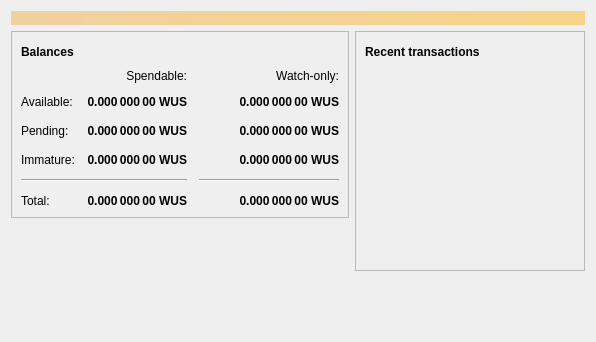
<?xml version="1.0" encoding="UTF-8"?>
<ui version="4.0">
 <class>OverviewPage</class>
 <widget class="QWidget" name="OverviewPage">
  <property name="geometry">
   <rect>
    <x>0</x>
    <y>0</y>
    <width>596</width>
    <height>342</height>
   </rect>
  </property>
  <property name="windowTitle">
   <string>Form</string>
  </property>
  <layout class="QVBoxLayout" name="topLayout">
   <item>
    <widget class="QLabel" name="labelAlerts">
     <property name="visible">
      <bool>false</bool>
     </property>
     <property name="styleSheet">
      <string notr="true">QLabel { background-color: qlineargradient(x1: 0, y1: 0, x2: 1, y2: 0, stop:0 #F0D0A0, stop:1 #F8D488); color:#000000; }</string>
     </property>
     <property name="wordWrap">
      <bool>true</bool>
     </property>
     <property name="margin">
      <number>3</number>
     </property>
     <property name="textInteractionFlags">
      <set>Qt::TextSelectableByMouse</set>
     </property>
    </widget>
   </item>
   <item>
    <layout class="QHBoxLayout" name="horizontalLayout" stretch="1,1">
     <item>
      <layout class="QVBoxLayout" name="verticalLayout_2">
       <item>
        <widget class="QFrame" name="frame">
         <property name="frameShape">
          <enum>QFrame::StyledPanel</enum>
         </property>
         <property name="frameShadow">
          <enum>QFrame::Raised</enum>
         </property>
         <layout class="QVBoxLayout" name="verticalLayout_4">
          <item>
           <layout class="QHBoxLayout" name="horizontalLayout_4">
            <item>
             <widget class="QLabel" name="label_5">
              <property name="font">
               <font>
                <weight>75</weight>
                <bold>true</bold>
               </font>
              </property>
              <property name="text">
               <string>Balances</string>
              </property>
             </widget>
            </item>
            <item>
             <widget class="QPushButton" name="labelWalletStatus">
              <property name="enabled">
               <bool>true</bool>
              </property>
              <property name="maximumSize">
               <size>
                <width>30</width>
                <height>16777215</height>
               </size>
              </property>
              <property name="toolTip">
               <string>The displayed information may be out of date. Your wallet automatically synchronizes with the Wusion network after a connection is established, but this process has not completed yet.</string>
              </property>
              <property name="text">
               <string/>
              </property>
              <property name="icon">
               <iconset resource="../bitcoin.qrc">
                <normaloff>:/icons/warning</normaloff>
                <disabledoff>:/icons/warning</disabledoff>:/icons/warning</iconset>
              </property>
              <property name="iconSize">
               <size>
                <width>24</width>
                <height>24</height>
               </size>
              </property>
              <property name="flat">
               <bool>true</bool>
              </property>
             </widget>
            </item>
            <item>
             <spacer name="horizontalSpacer_3">
              <property name="orientation">
               <enum>Qt::Horizontal</enum>
              </property>
              <property name="sizeHint" stdset="0">
               <size>
                <width>40</width>
                <height>20</height>
               </size>
              </property>
             </spacer>
            </item>
           </layout>
          </item>
          <item>
           <layout class="QGridLayout" name="gridLayout">
            <property name="spacing">
             <number>12</number>
            </property>
            <item row="2" column="2">
             <widget class="QLabel" name="labelWatchPending">
              <property name="font">
               <font>
                <weight>75</weight>
                <bold>true</bold>
               </font>
              </property>
              <property name="cursor">
               <cursorShape>IBeamCursor</cursorShape>
              </property>
              <property name="toolTip">
               <string>Unconfirmed transactions to watch-only addresses</string>
              </property>
              <property name="text">
               <string notr="true">0.000 000 00 WUS</string>
              </property>
              <property name="alignment">
               <set>Qt::AlignRight|Qt::AlignTrailing|Qt::AlignVCenter</set>
              </property>
              <property name="textInteractionFlags">
               <set>Qt::LinksAccessibleByMouse|Qt::TextSelectableByKeyboard|Qt::TextSelectableByMouse</set>
              </property>
             </widget>
            </item>
            <item row="2" column="1">
             <widget class="QLabel" name="labelUnconfirmed">
              <property name="font">
               <font>
                <weight>75</weight>
                <bold>true</bold>
               </font>
              </property>
              <property name="cursor">
               <cursorShape>IBeamCursor</cursorShape>
              </property>
              <property name="toolTip">
               <string>Total of transactions that have yet to be confirmed, and do not yet count toward the spendable balance</string>
              </property>
              <property name="text">
               <string notr="true">0.000 000 00 WUS</string>
              </property>
              <property name="alignment">
               <set>Qt::AlignRight|Qt::AlignTrailing|Qt::AlignVCenter</set>
              </property>
              <property name="textInteractionFlags">
               <set>Qt::LinksAccessibleByMouse|Qt::TextSelectableByKeyboard|Qt::TextSelectableByMouse</set>
              </property>
             </widget>
            </item>
            <item row="3" column="2">
             <widget class="QLabel" name="labelWatchImmature">
              <property name="font">
               <font>
                <weight>75</weight>
                <bold>true</bold>
               </font>
              </property>
              <property name="cursor">
               <cursorShape>IBeamCursor</cursorShape>
              </property>
              <property name="toolTip">
               <string>Mined balance in watch-only addresses that has not yet matured</string>
              </property>
              <property name="text">
               <string notr="true">0.000 000 00 WUS</string>
              </property>
              <property name="alignment">
               <set>Qt::AlignRight|Qt::AlignTrailing|Qt::AlignVCenter</set>
              </property>
              <property name="textInteractionFlags">
               <set>Qt::LinksAccessibleByMouse|Qt::TextSelectableByKeyboard|Qt::TextSelectableByMouse</set>
              </property>
             </widget>
            </item>
            <item row="4" column="0" colspan="2">
             <widget class="Line" name="line">
              <property name="orientation">
               <enum>Qt::Horizontal</enum>
              </property>
             </widget>
            </item>
            <item row="4" column="2">
             <widget class="Line" name="lineWatchBalance">
              <property name="sizePolicy">
               <sizepolicy hsizetype="Preferred" vsizetype="Fixed">
                <horstretch>0</horstretch>
                <verstretch>0</verstretch>
               </sizepolicy>
              </property>
              <property name="minimumSize">
               <size>
                <width>140</width>
                <height>0</height>
               </size>
              </property>
              <property name="orientation">
               <enum>Qt::Horizontal</enum>
              </property>
             </widget>
            </item>
            <item row="5" column="0">
             <widget class="QLabel" name="labelTotalText">
              <property name="text">
               <string>Total:</string>
              </property>
             </widget>
            </item>
            <item row="3" column="1">
             <widget class="QLabel" name="labelImmature">
              <property name="font">
               <font>
                <weight>75</weight>
                <bold>true</bold>
               </font>
              </property>
              <property name="cursor">
               <cursorShape>IBeamCursor</cursorShape>
              </property>
              <property name="toolTip">
               <string>Mined balance that has not yet matured</string>
              </property>
              <property name="text">
               <string notr="true">0.000 000 00 WUS</string>
              </property>
              <property name="alignment">
               <set>Qt::AlignRight|Qt::AlignTrailing|Qt::AlignVCenter</set>
              </property>
              <property name="textInteractionFlags">
               <set>Qt::LinksAccessibleByMouse|Qt::TextSelectableByKeyboard|Qt::TextSelectableByMouse</set>
              </property>
             </widget>
            </item>
            <item row="2" column="3">
             <spacer name="horizontalSpacer_2">
              <property name="orientation">
               <enum>Qt::Horizontal</enum>
              </property>
              <property name="sizeHint" stdset="0">
               <size>
                <width>40</width>
                <height>20</height>
               </size>
              </property>
             </spacer>
            </item>
            <item row="3" column="0">
             <widget class="QLabel" name="labelImmatureText">
              <property name="text">
               <string>Immature:</string>
              </property>
             </widget>
            </item>
            <item row="5" column="1">
             <widget class="QLabel" name="labelTotal">
              <property name="font">
               <font>
                <weight>75</weight>
                <bold>true</bold>
               </font>
              </property>
              <property name="cursor">
               <cursorShape>IBeamCursor</cursorShape>
              </property>
              <property name="toolTip">
               <string>Your current total balance</string>
              </property>
              <property name="text">
               <string notr="true">0.000 000 00 WUS</string>
              </property>
              <property name="alignment">
               <set>Qt::AlignRight|Qt::AlignTrailing|Qt::AlignVCenter</set>
              </property>
              <property name="textInteractionFlags">
               <set>Qt::LinksAccessibleByMouse|Qt::TextSelectableByKeyboard|Qt::TextSelectableByMouse</set>
              </property>
             </widget>
            </item>
            <item row="5" column="2">
             <widget class="QLabel" name="labelWatchTotal">
              <property name="font">
               <font>
                <weight>75</weight>
                <bold>true</bold>
               </font>
              </property>
              <property name="cursor">
               <cursorShape>IBeamCursor</cursorShape>
              </property>
              <property name="toolTip">
               <string>Current total balance in watch-only addresses</string>
              </property>
              <property name="text">
               <string notr="true">0.000 000 00 WUS</string>
              </property>
              <property name="alignment">
               <set>Qt::AlignRight|Qt::AlignTrailing|Qt::AlignVCenter</set>
              </property>
              <property name="textInteractionFlags">
               <set>Qt::LinksAccessibleByMouse|Qt::TextSelectableByKeyboard|Qt::TextSelectableByMouse</set>
              </property>
             </widget>
            </item>
            <item row="0" column="2">
             <widget class="QLabel" name="labelWatchonly">
              <property name="text">
               <string>Watch-only:</string>
              </property>
              <property name="alignment">
               <set>Qt::AlignRight|Qt::AlignTrailing|Qt::AlignVCenter</set>
              </property>
             </widget>
            </item>
            <item row="1" column="0">
             <widget class="QLabel" name="labelBalanceText">
              <property name="text">
               <string>Available:</string>
              </property>
             </widget>
            </item>
            <item row="1" column="1">
             <widget class="QLabel" name="labelBalance">
              <property name="font">
               <font>
                <weight>75</weight>
                <bold>true</bold>
               </font>
              </property>
              <property name="cursor">
               <cursorShape>IBeamCursor</cursorShape>
              </property>
              <property name="toolTip">
               <string>Your current spendable balance</string>
              </property>
              <property name="text">
               <string notr="true">0.000 000 00 WUS</string>
              </property>
              <property name="alignment">
               <set>Qt::AlignRight|Qt::AlignTrailing|Qt::AlignVCenter</set>
              </property>
              <property name="textInteractionFlags">
               <set>Qt::LinksAccessibleByMouse|Qt::TextSelectableByKeyboard|Qt::TextSelectableByMouse</set>
              </property>
             </widget>
            </item>
            <item row="1" column="2">
             <widget class="QLabel" name="labelWatchAvailable">
              <property name="font">
               <font>
                <weight>75</weight>
                <bold>true</bold>
               </font>
              </property>
              <property name="cursor">
               <cursorShape>IBeamCursor</cursorShape>
              </property>
              <property name="toolTip">
               <string>Your current balance in watch-only addresses</string>
              </property>
              <property name="text">
               <string notr="true">0.000 000 00 WUS</string>
              </property>
              <property name="alignment">
               <set>Qt::AlignRight|Qt::AlignTrailing|Qt::AlignVCenter</set>
              </property>
              <property name="textInteractionFlags">
               <set>Qt::LinksAccessibleByMouse|Qt::TextSelectableByKeyboard|Qt::TextSelectableByMouse</set>
              </property>
             </widget>
            </item>
            <item row="2" column="0">
             <widget class="QLabel" name="labelPendingText">
              <property name="text">
               <string>Pending:</string>
              </property>
             </widget>
            </item>
            <item row="0" column="1">
             <widget class="QLabel" name="labelSpendable">
              <property name="text">
               <string>Spendable:</string>
              </property>
              <property name="alignment">
               <set>Qt::AlignRight|Qt::AlignTrailing|Qt::AlignVCenter</set>
              </property>
             </widget>
            </item>
           </layout>
          </item>
         </layout>
        </widget>
       </item>
       <item>
        <spacer name="verticalSpacer">
         <property name="orientation">
          <enum>Qt::Vertical</enum>
         </property>
         <property name="sizeHint" stdset="0">
          <size>
           <width>20</width>
           <height>40</height>
          </size>
         </property>
        </spacer>
       </item>
      </layout>
     </item>
     <item>
      <layout class="QVBoxLayout" name="verticalLayout_3">
       <item>
        <widget class="QFrame" name="frame_2">
         <property name="frameShape">
          <enum>QFrame::StyledPanel</enum>
         </property>
         <property name="frameShadow">
          <enum>QFrame::Raised</enum>
         </property>
         <layout class="QVBoxLayout" name="verticalLayout">
          <item>
           <layout class="QHBoxLayout" name="horizontalLayout_2">
            <item>
             <widget class="QLabel" name="label_4">
              <property name="font">
               <font>
                <weight>75</weight>
                <bold>true</bold>
               </font>
              </property>
              <property name="text">
               <string>Recent transactions</string>
              </property>
             </widget>
            </item>
            <item>
             <widget class="QPushButton" name="labelTransactionsStatus">
              <property name="enabled">
               <bool>true</bool>
              </property>
              <property name="maximumSize">
               <size>
                <width>30</width>
                <height>16777215</height>
               </size>
              </property>
              <property name="toolTip">
               <string>The displayed information may be out of date. Your wallet automatically synchronizes with the Wusion network after a connection is established, but this process has not completed yet.</string>
              </property>
              <property name="text">
               <string/>
              </property>
              <property name="icon">
               <iconset resource="../bitcoin.qrc">
                <normaloff>:/icons/warning</normaloff>
                <disabledoff>:/icons/warning</disabledoff>:/icons/warning</iconset>
              </property>
              <property name="iconSize">
               <size>
                <width>24</width>
                <height>24</height>
               </size>
              </property>
              <property name="flat">
               <bool>true</bool>
              </property>
             </widget>
            </item>
            <item>
             <spacer name="horizontalSpacer">
              <property name="orientation">
               <enum>Qt::Horizontal</enum>
              </property>
              <property name="sizeHint" stdset="0">
               <size>
                <width>40</width>
                <height>20</height>
               </size>
              </property>
             </spacer>
            </item>
           </layout>
          </item>
          <item>
           <widget class="QListView" name="listTransactions">
            <property name="styleSheet">
             <string notr="true">QListView { background: transparent; }</string>
            </property>
            <property name="frameShape">
             <enum>QFrame::NoFrame</enum>
            </property>
            <property name="verticalScrollBarPolicy">
             <enum>Qt::ScrollBarAlwaysOff</enum>
            </property>
            <property name="horizontalScrollBarPolicy">
             <enum>Qt::ScrollBarAlwaysOff</enum>
            </property>
            <property name="selectionMode">
             <enum>QAbstractItemView::NoSelection</enum>
            </property>
           </widget>
          </item>
         </layout>
        </widget>
       </item>
       <item>
        <spacer name="verticalSpacer_2">
         <property name="orientation">
          <enum>Qt::Vertical</enum>
         </property>
         <property name="sizeHint" stdset="0">
          <size>
           <width>20</width>
           <height>40</height>
          </size>
         </property>
        </spacer>
       </item>
      </layout>
     </item>
    </layout>
   </item>
  </layout>
 </widget>
 <resources/>
 <connections/>
</ui>
